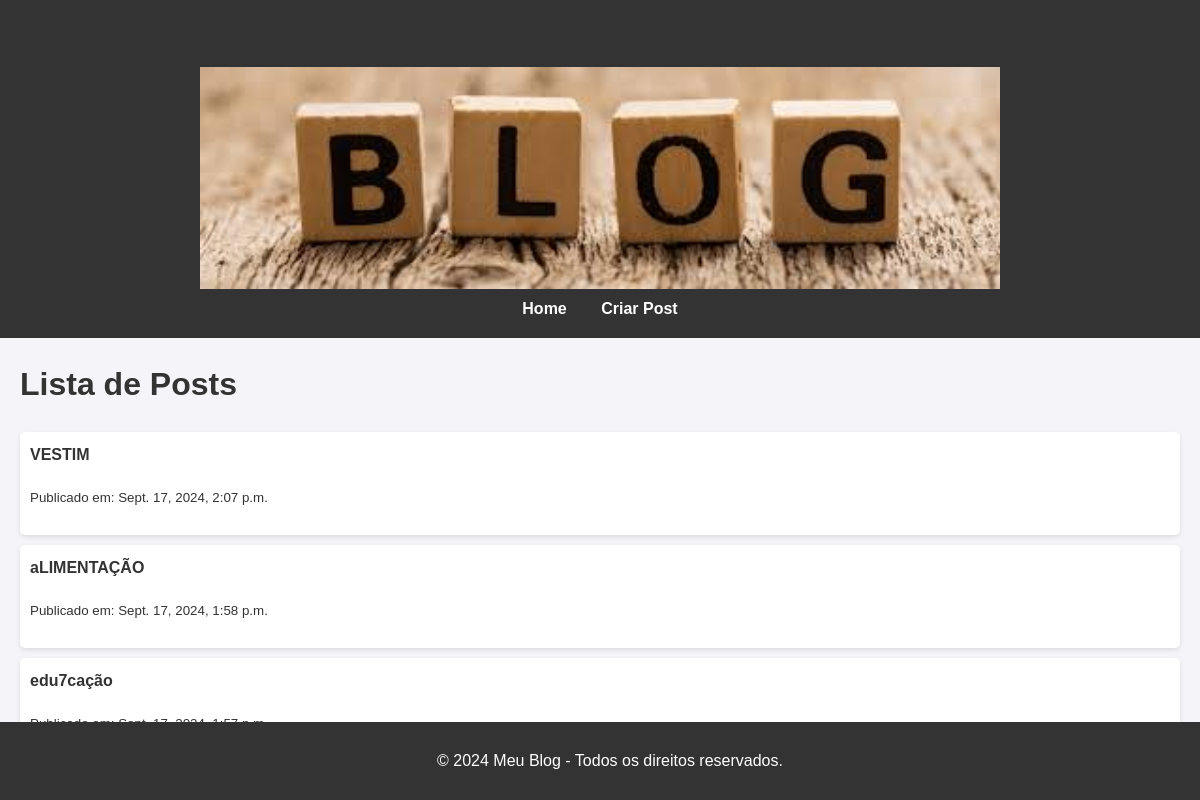
The app's page /, older data.
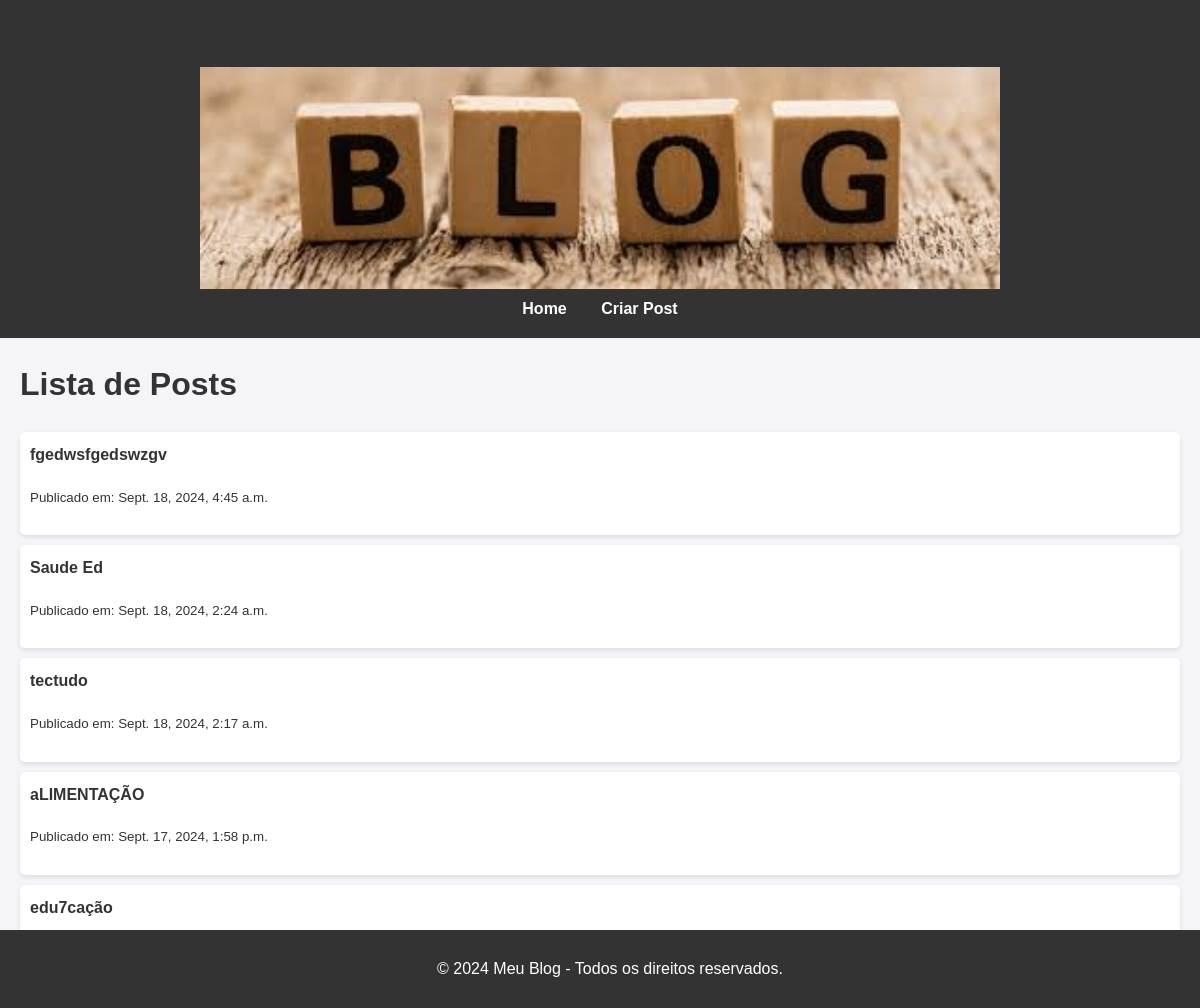
The same page, newer data.
### blog/models.py (models this page shows)
class Post(models.Model):  # Define a classe Post, que representa um modelo (tabela) no banco de dados
    titulo = models.CharField(max_length=200)  # Campo de texto com um limite máximo de 200 caracteres para o título do post
    conteudo = models.TextField()  # Campo de texto sem limite de caracteres para o conteúdo do post
    data_publicacao = models.DateTimeField(auto_now_add=True)  # Armazena a data e a hora em que o post foi criado, preenchido automaticamente
    imagem_destacada = models.ImageField(upload_to='images/', blank=True, null=True)  # Campo de upload de imagem, opcional (pode ser em branco ou nulo) e salvo no diretório 'images/'

### blog/views.py (the view)
# urls.py: path('', views.lista_posts, name='lista_posts'),
def lista_posts(request):
    posts = Post.objects.all().order_by('-data_publicacao')  # Obtém todos os posts do banco de dados, ordenados da mais recente para a mais antiga
    return render(request, 'blog/lista_posts.html', {'posts': posts})  # Renderiza o template 'lista_posts.html' e passa a lista de posts como contexto

### blog/templates/blog/lista_posts.html (shortened to what this page needs)
{% extends 'base.html' %}
{% block content %}
<h1>Lista de Posts</h1>
<ul>
    {% for post in posts %}
    <li>
        <a href="{% url 'detalhe_post' post.id %}">{{ post.titulo }}</a>
        <p><small>Publicado em: {{ post.data_publicacao }}</small></p>
    </li>
    {% endfor %}
</ul>
{% endblock %}

### blog/templates/base.html (shortened to what this page needs)
{% load static %}
<!DOCTYPE html>
<html lang="pt-BR">
<head>
    <link rel="stylesheet" href="{% static 'blog/css/styles.css' %}">
</head>
<body>
    <header>
        <h1>Meu Blog</h1>
        <img src="{% static 'blog/images/img.jpeg' %}" alt="Logo do Blog" style="width: 800px;">
        <nav>
            <a href="{% url 'lista_posts' %}">Home</a>
            <a href="{% url 'criar_post' %}">Criar Post</a>
        </nav>
    </header>
    <main>
        {% block content %}{% endblock %}
    </main>
    <footer>
        <p>© 2024 Meu Blog - Todos os direitos reservados.</p>
    </footer>
</body>
</html>

### blog/static/blog/css/styles.css (style rules this page uses)
body { font-family: 'Arial', sans-serif; background-color: #f4f4f9; color: #333; margin: 0; padding: 0; line-height: 1.6; }
header { background-color: #333; color: #fff; padding: 1rem; text-align: center; }
header h1 { margin: 0; }
nav a { color: #fff; margin: 0 15px; text-decoration: none; }
main { margin: 20px; }
h1 { font-size: 2rem; color: #333; }
ul { list-style-type: none; padding: 0; }
li { background: #fff; margin: 10px 0; padding: 10px; border-radius: 5px; box-shadow: 0 2px 5px rgba(0, 0, 0, 0.1); }
a { color: #333; text-decoration: none; font-weight: bold; }
footer { background-color: #333; color: #fff; text-align: center; padding: 10px; position: fixed; bottom: 0; width: 100%; }

Row changes from the older to the newer data that the page shows:
removed Post: titulo "VESTIM", data_publicacao "Sept. 17, 2024, 2:07 p.m."
added Post: titulo "fgedwsfgedswzgv", data_publicacao "Sept. 18, 2024, 4:45 a.m."
added Post: titulo "Saude Ed", data_publicacao "Sept. 18, 2024, 2:24 a.m."
added Post: titulo "tectudo", data_publicacao "Sept. 18, 2024, 2:17 a.m."
